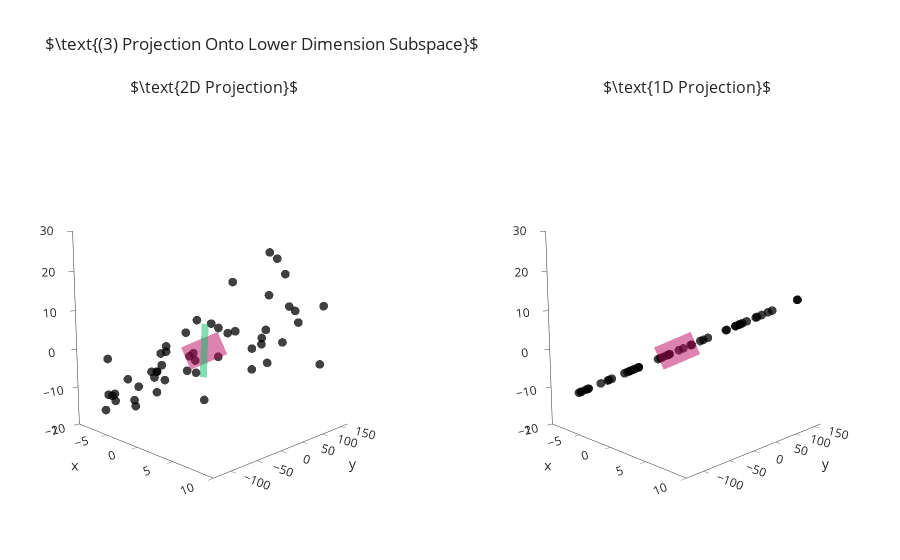

Source (notebook cell):
### Markdown cell above
## Projection Onto PCA Subspace Of Lower Dimension

So we have seen that the PCA algorithm provides us with an orthonormal basis, with a desired properly that the directions correspond with the amount of spread the data shows in that direction.

Recall that as the algorithm provided an orthonormal basis then we can represent each sample $\mathbf{x}_i$ as a linear composition of the columns of $U$: $$ \mathbf{x}_i = \sum^d_{j=1} \langle\mathbf{x}_i,\mathbf{u}_j\rangle \mathbf{u}_j $$

When we project onto the $k<d$ subspace the summation is only using the first $k$ eigenvectors. In matrix notation we compute $\widetilde{\mathbf{X}} = U^\top\left(\mathbf{X}U\right)$ where $U\in\mathbb{R}^{d\times k}$.

*For deductive reasons in the code below we take the transformed (projected) data, zero the last dimensions and then perform the multiplication by $U$ using the `inverse_transform` function*.

### Code cell
# Embedding in a 2D subspace
X2d = X_projected.copy()
X2d[:, 2] = 0
X2d = pca.inverse_transform(X2d)

# Enbedding in a 1D subspace
X1d = X_projected.copy()
X1d[:, [1,2]] = 0
X1d = pca.inverse_transform(X1d)


fig = make_subplots(rows=1, cols=2, subplot_titles=[r"$\text{2D Projection}$", r"$\text{1D Projection}$"],
                    specs=[[{"type":"scatter3d"}, {"type":"scatter3d"}]])

fig.add_traces([go.Scatter3d(x = X2d[:, 0], y=X2d[:, 1], z=X2d[:, 2], opacity = 0.75, mode = 'markers', marker=dict(size=3, color="black")),
                plot_principal_component(pca, 0),
                plot_principal_component(pca, 1)], rows=1, cols=1)
fig.add_traces([go.Scatter3d(x = X1d[:, 0], y=X1d[:, 1], z=X1d[:, 2], opacity = 0.75, mode = 'markers', marker=dict(size=3, color="black")),
                plot_principal_component(pca, 0)], rows=1, cols=2)

fig.update_layout(title=r"$\text{(3) Projection Onto Lower Dimension Subspace}$", margin = dict(t = 100), showlegend=False,
                  scene=scene, scene2=scene, scene_aspectmode="cube",
                  scene_xaxis_title="x", scene2_xaxis_title="x",
                  scene_yaxis_title="y", scene2_yaxis_title="y",
                  scene_zaxis_title="z", scene2_zaxis_title="z")
fig.show()

### Figure 1 — Plotly figure (JSON) as saved in the notebook; plotly's stock layout.template omitted (floating-point values rounded to 4 significant figures)
{"data": [{"marker": {"color": "black", "size": 3}, "mode": "markers", "opacity": 0.75, "scene": "scene", "type": "scatter3d", "x": [2.603, 4.334, 5.174, 0.7169, 4.736, 1.82, -2.713, 2.51, 6.845, 1.752, -4.989, -2.229, 3.192, -2.302, -4.854, -2.311, -2.589, 3.153, -3.883, 5.328, -1.013, 3.752, -4.115, 3.406, 0.4897, -2.595, -2.874, 3.945, -4.866, -0.5375, 4.856, 3.452, 6.467, -5.409, -2.012, -0.8227, -0.2431, -2.756, -0.2518, 4.35, -3.616, 0.8597, 1.335, -1.979, -5.175, -0.5996, -0.8898, -3.911, -4.987, -0.551], "y": [65.35, 92.16, 123.0, 19.25, 105.1, 33.17, -60.83, 67.06, 164.3, 40.55, -124.7, -50.88, 78.22, -57.69, -114.8, -55.74, -61.58, 78.42, -87.83, 129.2, -21.85, 84.26, -98.8, 88.44, 7.269, -61.73, -68.78, 81.26, -113.8, -11.75, 114.2, 83.23, 166.2, -125.8, -50.7, -19.77, -11.87, -64.71, 3.075, 108.3, -84.77, 17.42, 30.38, -50.86, -122.8, -14.71, -25.88, -89.69, -117.8, -9.777], "z": [0.04856, 23.21, 9.629, -1.724, 19.27, 17.42, -10.18, -5.558, 10.69, 4.793, -0.9603, -7.117, 2.751, -0.1829, -9.953, -3.217, -4.803, 1.096, -13.48, 6.516, -5.0, 13.88, -6.36, -3.991, 6.989, -4.809, -4.75, 24.78, -11.76, -2.428, 10.83, 4.864, -5.168, -13.98, 0.2117, -1.242, 7.992, -6.296, -13.05, 1.333, -8.443, 5.799, 4.371, 1.593, -10.04, -0.4944, 4.885, -11.88, -10.44, -5.645]}, {"line": {"color": "rgb(189,6,96)", "width": 48.39}, "mode": "lines", "name": "PC 1", "opacity": 0.5, "scene": "scene", "type": "scatter3d", "x": [-1.012, 1.012], "y": [-24.11, 24.11], "z": [-1.815, 1.815]}, {"line": {"color": "rgb(6,189,99)", "width": 13.98}, "mode": "lines", "name": "PC 2", "opacity": 0.5, "scene": "scene", "type": "scatter3d", "x": [-0.1786, 0.1786], "y": [0.532, -0.532], "z": [-6.965, 6.965]}, {"marker": {"color": "black", "size": 3}, "mode": "markers", "opacity": 0.75, "scene": "scene2", "type": "scatter3d", "x": [2.727, 3.919, 5.164, 0.7977, 4.446, 1.44, -2.57, 2.78, 6.888, 1.707, -5.204, -2.145, 3.272, -2.408, -4.821, -2.336, -2.585, 3.275, -3.708, 5.41, -0.9278, 3.56, -4.142, 3.677, 0.3255, -2.591, -2.885, 3.469, -4.785, -0.4981, 4.799, 3.488, 6.917, -5.294, -2.115, -0.829, -0.4696, -2.72, 0.08672, 4.524, -3.564, 0.7453, 1.282, -2.117, -5.155, -0.6152, -1.064, -3.78, -4.947, -0.4259], "y": [64.98, 93.39, 123.1, 19.01, 106.0, 34.31, -61.26, 66.26, 164.1, 40.68, -124.0, -51.13, 77.98, -57.38, -114.9, -55.66, -61.59, 78.05, -88.35, 128.9, -22.11, 84.83, -98.72, 87.63, 7.758, -61.74, -68.75, 82.68, -114.0, -11.87, 114.4, 83.13, 164.8, -126.2, -50.39, -19.76, -11.19, -64.82, 2.067, 107.8, -84.93, 17.76, 30.54, -50.45, -122.8, -14.66, -25.36, -90.08, -117.9, -10.15], "z": [4.893, 7.032, 9.268, 1.432, 7.979, 2.583, -4.613, 4.989, 12.36, 3.064, -9.339, -3.85, 5.872, -4.32, -8.651, -4.192, -4.638, 5.877, -6.653, 9.708, -1.665, 6.388, -7.433, 6.598, 0.5842, -4.649, -5.177, 6.226, -8.587, -0.8939, 8.611, 6.26, 12.41, -9.5, -3.795, -1.488, -0.8427, -4.881, 0.1556, 8.118, -6.395, 1.337, 2.3, -3.799, -9.25, -1.104, -1.909, -6.783, -8.877, -0.7643]}, {"line": {"color": "rgb(189,6,96)", "width": 48.39}, "mode": "lines", "name": "PC 1", "opacity": 0.5, "scene": "scene2", "type": "scatter3d", "x": [-1.012, 1.012], "y": [-24.11, 24.11], "z": [-1.815, 1.815]}], "layout": {"annotations": [{"font": {"size": 16}, "showarrow": false, "text": "$\\text{2D Projection}$", "x": 0.225, "xanchor": "center", "xref": "paper", "y": 1, "yanchor": "bottom", "yref": "paper"}, {"font": {"size": 16}, "showarrow": false, "text": "$\\text{1D Projection}$", "x": 0.775, "xanchor": "center", "xref": "paper", "y": 1, "yanchor": "bottom", "yref": "paper"}], "margin": {"t": 100}, "scene": {"aspectmode": "cube", "camera": {"eye": {"x": 2, "y": -2, "z": 0.4}}, "domain": {"x": [0, 0.45], "y": [0, 1]}, "xaxis": {"range": [-10, 10], "title": {"text": "x"}}, "yaxis": {"range": [-130, 170], "title": {"text": "y"}}, "zaxis": {"range": [-20, 30], "title": {"text": "z"}}}, "scene2": {"camera": {"eye": {"x": 2, "y": -2, "z": 0.4}}, "domain": {"x": [0.55, 1], "y": [0, 1]}, "xaxis": {"range": [-10, 10], "title": {"text": "x"}}, "yaxis": {"range": [-130, 170], "title": {"text": "y"}}, "zaxis": {"range": [-20, 30], "title": {"text": "z"}}}, "showlegend": false, "title": {"text": "$\\text{(3) Projection Onto Lower Dimension Subspace}$"}}}
